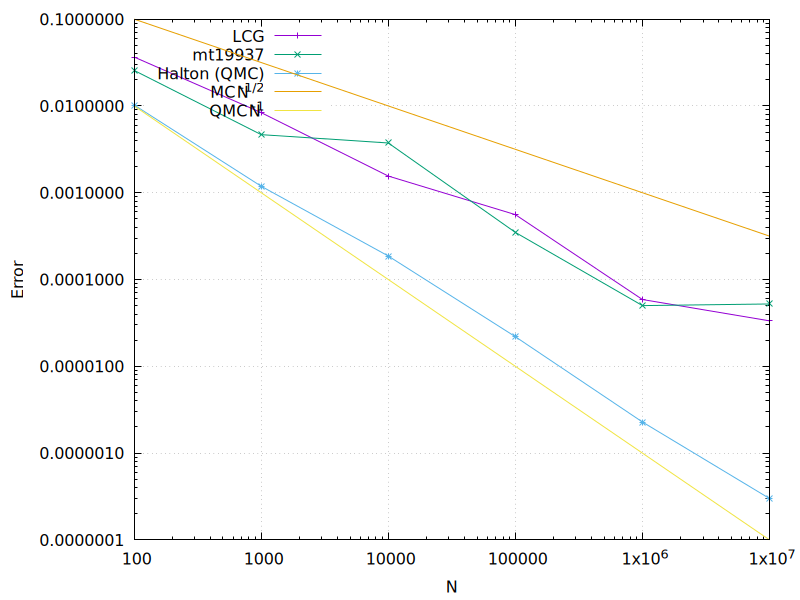

This figure's gnuplot source:
set terminal pngcairo size 800,600
set output "qmc_plot.png"

set logscale xy
set xlabel "N"
set ylabel "Error"
set grid
set key left top

plot \
"qmc.txt" using 1:2 with linespoints title "LCG", \
"qmc.txt" using 1:3 with linespoints title "mt19937", \
"qmc.txt" using 1:4 with linespoints title "Halton (QMC)", \
1/sqrt(x) with lines title "MC ~ N^{-1/2}", \
1/x with lines title "QMC ~ N^{-1}"
